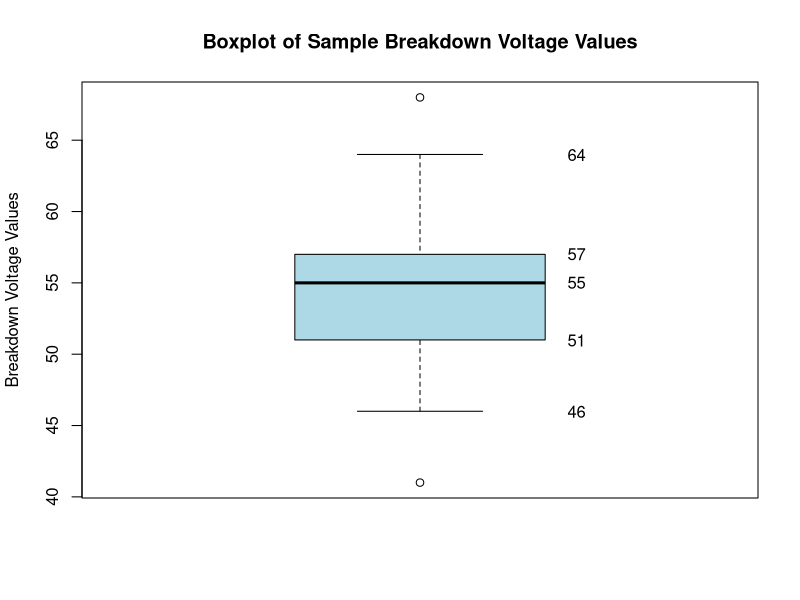
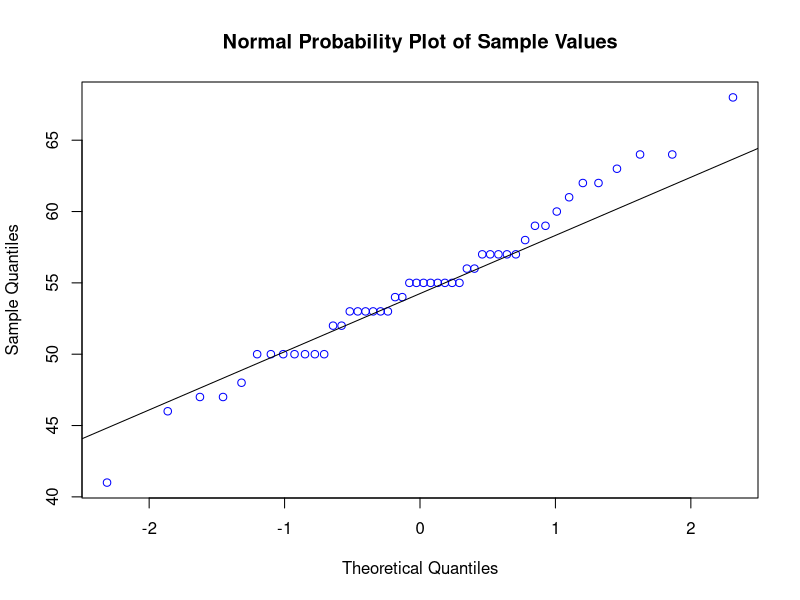
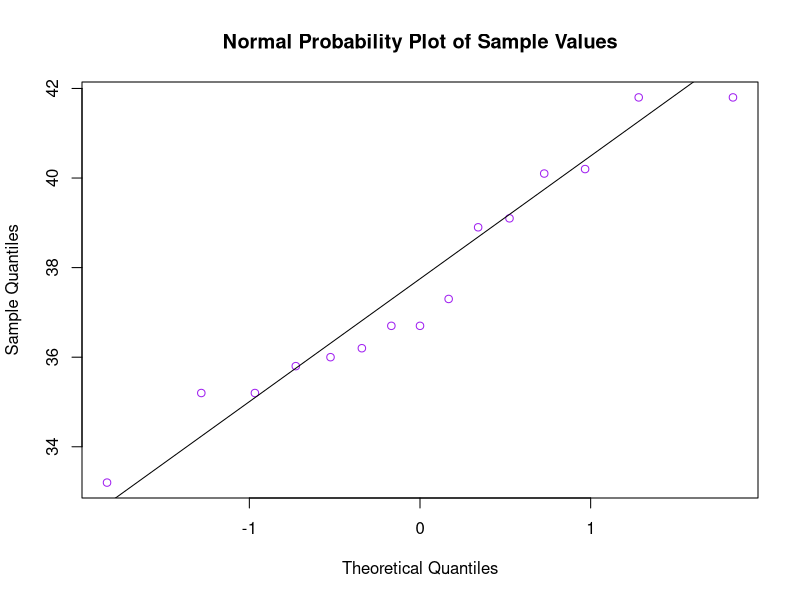
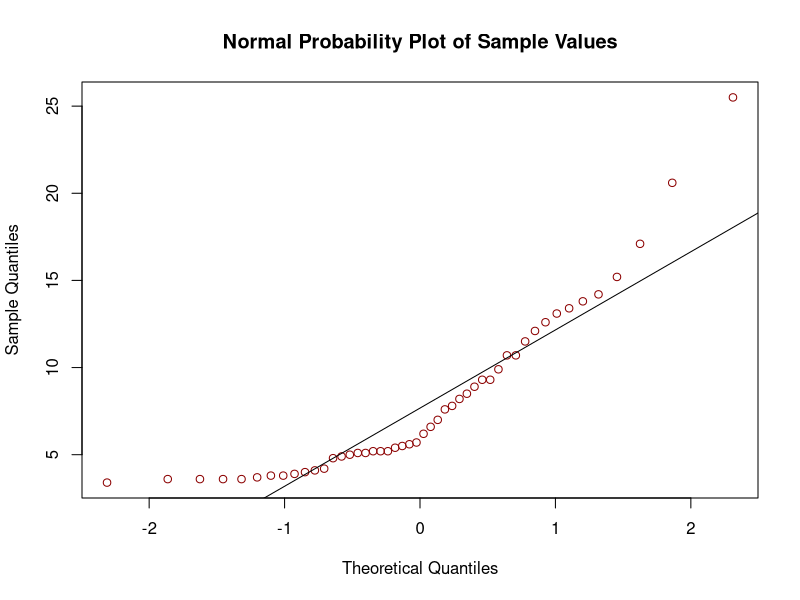
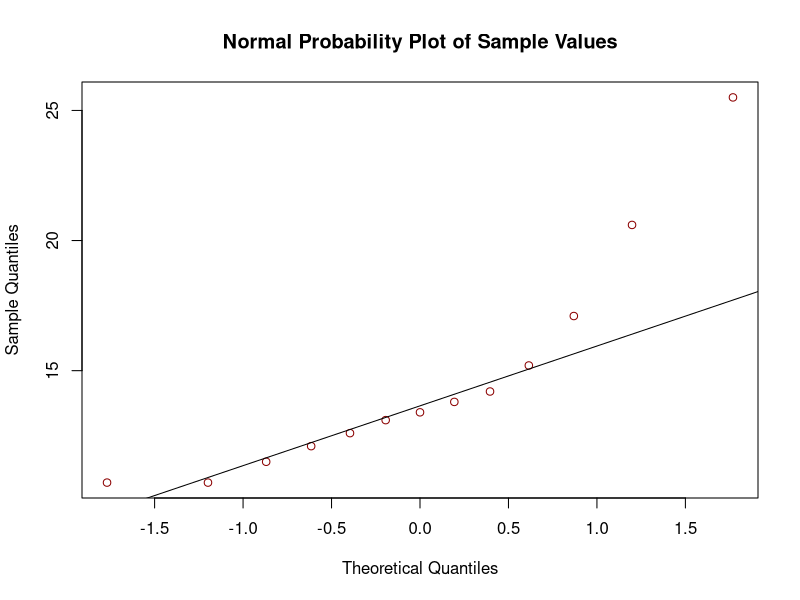
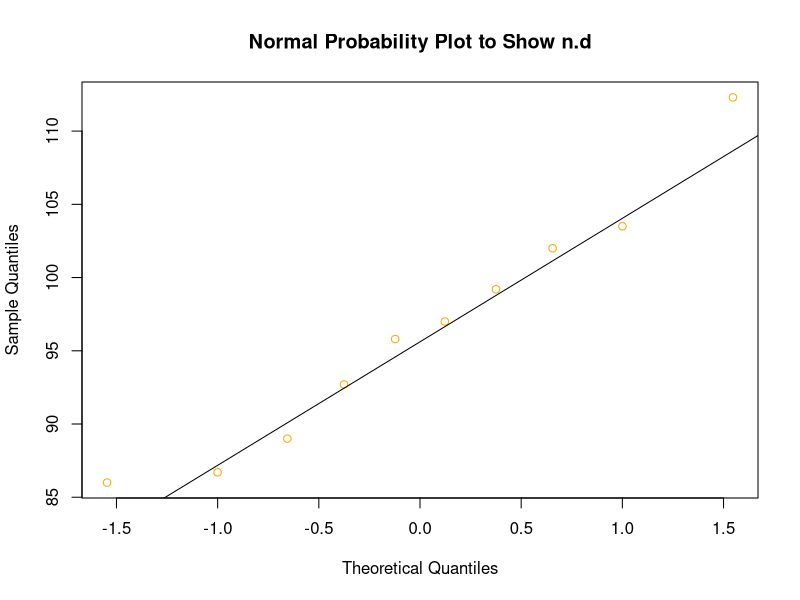

R code for these plots, in order:
sampleData <- c(62, 50, 53, 57, 41, 53, 55, 61, 59, 64, 50, 53, 64, 62, 
                50, 68, 54, 55, 57, 50, 55, 50, 56, 55, 46, 55, 53, 54, 
                52, 47, 47, 55, 57, 48, 63, 57, 57, 55, 53, 59, 53, 52, 
                50, 55, 60, 50, 56, 58)

#creating boxplot of sample data
boxplot(sampleData, col = "lightblue",
         main = "Boxplot of Sample Breakdown Voltage Values",
         ylab = "Breakdown Voltage Values")
text(y = boxplot.stats(sampleData)$stats, labels = boxplot.stats(sampleData)$stats, x = 1.25)

#creating normal probability plot to show n.d since we don't have sigma -- need to use t-dist
qqnorm(sampleData, main = "Normal Probability Plot of Sample Values", col = "blue")
qqline(sampleData)
 
#different data statistics
n <- length(sampleData)
xBar <- mean(sampleData)
s <- sd(sampleData)
df = (n - 1)

#get 95% confidence interval
t.test(sampleData,conf.level=0.95)
 
#getting the sample size for CI of width 2 kV, estimating population sd
z_value <- round(qnorm(0.975), 2)
sigmaEstimated <- ((70-40)/4)
E <- (2/2)
sampleSize <- ceiling(((z_value * sigmaEstimated)/E)^2)
print(sampleSize)

######################################################################################

sampleData2 <- c(33.2, 41.8, 37.3, 40.2, 36.7, 39.1, 36.2, 41.8, 36.0, 35.2, 36.7, 38.9, 35.8, 35.2, 40.1)
 
#creating normal probability plot to see if sample could have been selected from normal pop dist.
qqnorm(sampleData2, main = "Normal Probability Plot of Sample Values",col = "purple")
qqline(sampleData2)

#estimating the true average bond strength
n <- length(sampleData2)
s <- sd(sampleData2)
df = (n-1)

#getting the upper bound with confidence level 95% for pop sd
chi2_critical_right <- qchisq(0.025, df)
print(chi2_critical_right)
chi2_critical_left <- qchisq(0.975, df)
print(chi2_critical_left)

lower_bound <- sqrt((df * s^2) / chi2_critical_left)
print(lower_bound)
upper_bound <- sqrt((df * s^2) / chi2_critical_right)
print(upper_bound)

######################################################################################
sampleData3 <- c(11.5, 12.1, 9.9, 9.3, 7.8, 6.2, 6.6, 7.0, 13.4, 17.1,
                  9.3, 5.6, 5.7, 5.4, 5.2, 5.1, 4.9, 10.7, 15.2, 8.5,
                  4.2, 4.0, 3.9, 3.8, 3.6, 3.4, 20.6, 25.5, 13.8, 12.6,
                  13.1, 8.9, 8.2, 10.7, 14.2, 7.6, 5.2, 5.5, 5.1, 5.0,
                  5.2, 4.8, 4.1, 3.8, 3.7, 3.6, 3.6, 3.6)

#different data statistics
n <- length(sampleData3)
xBar <- mean(sampleData3)
sd <- sd(sampleData3)
df = (n-1)

#creating normal probability plot to show n.d -- need to use t-dist
qqnorm(sampleData3, main = "Normal Probability Plot of Sample Values", col = "darkred")
qqline(sampleData3)

#estimating the true average bond strength, 95%
t.test(sampleData3,conf.level=0.95)

#95% CI for the proportion of all such bonds whose strength values exceed 10
sampleData3New <- subset(sampleData3, sampleData3 > 10)

#creating normal probability plot to show n.d -- need to use t-dist
qqnorm(sampleData3New, main = "Normal Probability Plot of Sample Values", col = "darkred")
qqline(sampleData3New)

nNew <- length(sampleData3New)
 
prop.test(nNew,n,0.5,correct=FALSE,conf.level = 0.95)

######################################################################################

sampleData4 <- c(4.7, 5.1, 5.2, 5.3, 5.6, 5.8, 6.3, 6.7, 7.2, 7.4, 7.7, 8.5, 8.9, 9.3, 10.1, 11.2)

#problem states the data follows a normal distribution, so no need to create NPP

#different data statistics
n <- length(sampleData4)
xBar <- mean(sampleData4)
sd <- sd(sampleData4)
df = (n-1)
alpha <- 0.01

#creating 99% confidence interval for true average crack initiation depth
t.test(sampleData4,conf.level=0.99) 

#creating a 99% prediction interval for true average crack initiation depth -- don't have a mu for t formula, find t value with CI
t_value = qt(0.99 + (alpha /2), df) 
print(t_value)

ME = (t_value)*sd*sqrt(1 + (1/n))
print(ME)

lowerLimit = xBar - ME
upperLimit = xBar + ME
print(lowerLimit)
print(upperLimit)

######################################################################################

sampleData5 <- c(159, 120, 480, 149, 270, 547, 340, 43, 228, 202, 240, 218)

#problem states the data follows a normal distribution, so no need to create NPP

#different data statistics
n <- length(sampleData5)
xBar <- mean(sampleData5)
sd <- sd(sampleData5)
df = (n-1)
alpha <- 0.05
mu <- 200 #assume Ho true

#find p-value...
t.test(sampleData5,mu = mu,conf.level=0.95, alternative="greater") #right tailed

#OR find critical value --right tailed
critical_value = qt((1-alpha), df)
print(critical_value)

######################################################################################

sampleData6 <- c(112.3, 97.0, 92.7, 86.0, 102.0, 99.2, 95.8, 103.5, 89.0, 86.7)

#creating normal probability plot to show n.d and -- t-dist can be used
qqnorm(sampleData6, main = "Normal Probability Plot to Show n.d", col = "orange")
qqline(sampleData6)

#different data statistics
n <- length(sampleData6)
xBar <- mean(sampleData6)
sd <- sd(sampleData6)
df = (n-1)
alpha <- 0.05
mu <- 100 #assume Ho true

#find p-value...
t.test(sampleData6,mu = mu,conf.level=0.95, alternative="less") #left tailed

#OR critical value left tailed
critical_value <- qt(alpha, df)
print(critical_value)


### ALTERNATIVE WITHOUT t.test(): get t statistic this way & compare to CV / probability this way ###
t_statistic <- (mean(sampleData6) - mu) / (sd(sampleData6) / sqrt(n))
print(t_statistic)

probability <- pt(t_statistic, df)
print(probability)
